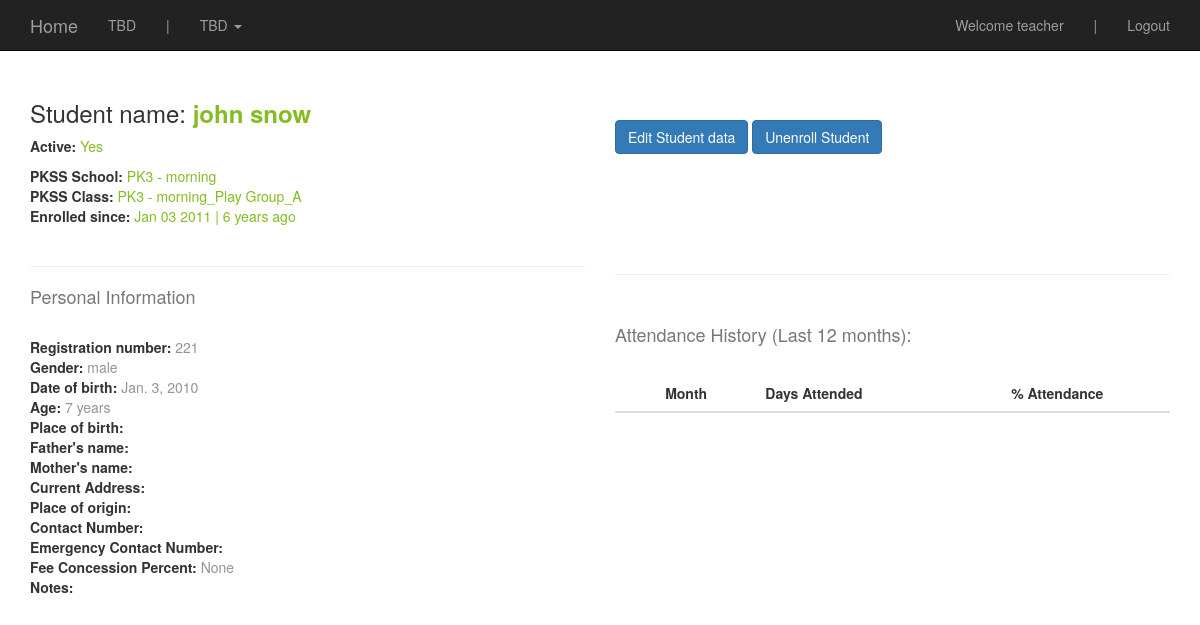
The app's page /student_profile/8/ (signed in) with its own data.
### students/models.py (models this page shows, shortened)
class Student(models.Model):
	registration_number = models.IntegerField(null=False, blank=False)
	first_name = models.CharField(max_length=255)
	last_name = models.CharField(max_length=255)
	GENDER_CHOICES = (
		('male', 'male'),
		('female', 'female'),
	)
	gender =  models.CharField(max_length=12, choices=GENDER_CHOICES, null=False, blank=False)
	date_of_birth = models.DateField(auto_now=False, auto_now_add=False)
	place_of_birth = models.CharField(max_length=255, null=True, blank=True)
	fathers_name = models.CharField(max_length=255, null=True, blank=True)
	mothers_name = models.CharField(max_length=255, null=True, blank=True)
	address_current =  models.CharField(max_length=255, null=True, blank=True)
	address_origin =  models.CharField(max_length=255, null=True, blank=True)
	contact_number =  models.CharField(max_length=255, null=True, blank=True)
	emergency_contact_number =  models.CharField(max_length=255, null=True, blank=True)
	date_joined = models.DateField(auto_now=False, auto_now_add=False)
	pkss_school = models.ForeignKey('schools.School')
	pkss_class = models.ForeignKey('classes.Class')
	enrollment_notes = models.TextField(max_length=2500, null=True, blank=True)
	fee_concession_percent = models.IntegerField(null=True, blank=True)
	currently_enrolled = models.BooleanField(default=True)
	date_left = models.DateField(auto_now=False, auto_now_add=False, null=True, blank=True)
	REASON_LEFT_CHOICES = (
		('gone_to_regular_school', 'gone_to_regular_school'),
		('started_work', 'started_work'),
		('returned_to_village', 'returned_to_village'),
		('returned_to_country', 'returned_to_country'),
		('changed_location', 'changed_location'),
		('stay_at_home', 'stay_at_home'),
		('other', 'other'),
	)
	reason_left =  models.CharField(max_length=30, choices=REASON_LEFT_CHOICES, null=True, blank=True)

### schools/models.py (models this page shows, shortened)
class School(models.Model):
        school_name = models.CharField(max_length=255)
        shift = models.CharField(max_length=255)
        school_address = models.CharField(max_length=255)
        city = models.CharField(max_length=255)
        date_opened = models.DateField(auto_now=False, auto_now_add=False)
        def __unicode__(self):
            return self.school_name

### classes/models.py (models this page shows, shortened)
class Class(models.Model):
	school = models.ForeignKey('schools.School')
	CLASS_CHOICES = (
		('Play Group', 'Play Group'),
		('Nursery', 'Nursery'),
		('M1', 'M1'),
		('M2', 'M2'),
		('Class 3', 'Class 3'),
		('Class 4', 'Class 4'),
		('Class 5', 'Class 5'),
		('Class 6', 'Class 6'),
	)
	class_name = models.CharField(max_length=255, choices=CLASS_CHOICES)
	SECTION_CHOICES = (
		('A', 'A'),
		('B', 'B'),
		('C', 'C'),
		('D', 'D'),
	)
	section = models.CharField(max_length=255, choices=SECTION_CHOICES, default='A')
	school_class_section = models.CharField(max_length=255, null=True, blank=True)
	teacher = models.ForeignKey('teachers.Teacher')
	def __unicode__(self):
		return self.school_class_section
	class Meta:
		unique_together = ("school", "class_name", "section")

### students/views.py (the view)
# urls.py: url(r'^student_profile/(?P<pk>\d+)/$', st.student_profile_details, name='std_profile'),
@login_required
def student_profile_details(request, pk=None):
	std = get_object_or_404(Student, pk=pk) #student object
	context = {
	"std": std,  #update this
	}
	return render(request, "student_profile_details.html", context)

### templates/student_profile_details.html (shortened to what this page needs)
{% extends "base.html" %}
{% block content %}
 <div class='container'>
<br>
 	<div class='row'>
		<div class='col-sm-6'>
			<br>
	 		<h3> Student name: <b style="color:#85BC22"> {{std.first_name}} {{std.last_name}} </b></h3>
	 		<p><b>Active: </b><z style="color:#85BC22">
	 			{% if std.currently_enrolled is True %} Yes {% endif %}
	 		</z><br></p>
			<b>PKSS School:</b><z style="color:#85BC22"> {{std.pkss_school}}</z><br>
			<b>PKSS Class:</b><z style="color:#85BC22"> {{std.pkss_class}}</z>		<br>
			<b>Enrolled since:</b><z style="color:#85BC22"> {{std.date_joined|date:"M d Y"}} | {{std.date_joined|timesince}} ago </z>
	 		<br>
	 		<br>
	 		<hr>
	 		<h4>Personal Information</h4>
	 		<br>
	 		<b>Registration number:</b><z style="color:#939393"> {{std.registration_number}}</z><br>
	 		<b>Gender:</b><z style="color:#939393"> {{std.gender}}</z><br>
	 		<b>Date of birth:</b><z style="color:#939393"> {{std.date_of_birth}}</z><br>
	 		<b>Age:</b><z style="color:#939393"> {{std.date_of_birth|timesince}}</z><br>
	 		<b>Place of birth:</b><z style="color:#939393"> {{std.place_of_birth}}</z><br>
	 		<b>Father's name:</b><z style="color:#939393"> {{std.fathers_name}}</z><br>
	 		<b>Mother's name:</b><z style="color:#939393"> {{std.mothers_name}}</z><br>
	 		<b>Current Address:</b><z style="color:#939393"> {{std.address_current}}</z><br>
	 		<b>Place of origin:</b><z style="color:#939393"> {{std.address_origin}}</z><br>
	 		<b>Contact Number:</b><z style="color:#939393"> {{std.contact_number}}</z><br>
	 		<b>Emergency Contact Number:</b><z style="color:#939393"> {{std.emergency_contact_number}}</z><br>
	 		<b>Fee Concession Percent:</b><z style="color:#939393"> {{std.fee_concession_percent}}</z><br>
	 		<b>Notes:</b><z style="color:#939393"> {{std.enrollment_notes}}</z><br>
 		</div>
 		<div class='col-sm-6'>
 			<br>
 			<br><br>
 			<a href='{% url "edit_std_profile" std.pk %}' class="btn btn-primary" role="button">
		 	Edit Student data</a>
		 	<a href='{% url "unenroll_std_profile" std.pk %}' class="btn btn-primary" role="button">
		 	Unenroll Student</a>
	 		<br><br><br>
	 		<br>
	 		<br>
	 		<br>
	 		<hr>
 			<br>
 			<h4>Attendance History (Last 12 months):</h4>
 			<br>
 			<table class="table">
			      <THEAD>
			        <TR>
			          <TH style="text-align:center" width="30">Month</TH>
			          <TH style="text-align:left" width="20"> Days Attended</TH>
			          <TH style="text-align:center" width="20"> % Attendance</TH>
			        </TR>
			      </THEAD>
			    </TABLE>
 		</div>
	</div>
</div>
{% endblock %}

### templates/navbar.html (shortened to what this page needs)
    <nav class="navbar navbar-inverse navbar-fixed-top">
      <div class="container">
        <div class="navbar-header">
          <a class="navbar-brand" href='{% url "user_homepage" %}'>Home</a>
        </div>
        <div id="navbar" class="navbar-collapse collapse">
        <ul class="nav navbar-nav">
                <li><a href=''>TBD</a></li>
                <li><a href=''>|</a></li>
                <li class="dropdown">
                <a href="#" class="dropdown-toggle" data-toggle="dropdown" role="button" aria-haspopup="true" aria-expanded="false"> TBD <span class="caret"></span></a>
              </li>
            </ul>
          <ul class="nav navbar-nav navbar-right">
          {% if request.user.is_authenticated  %}
            <li><a href=''>Welcome {{request.user}}</a></li>
             <li><a href=''>|</a></li>
              <li><a href='{% url "logout" %}'>Logout</a></li>
          {% endif %}
          </ul>
        </div>
      </div>
    </nav>

### static/css/base.css (style rules this page uses)
h4 { color: #777777; }
.navbar { margin-bottom:0; }

### records on screen
Student: first_name "john", last_name "snow", pkss_school "PK3 - morning", pkss_class "PK3 - morning_Play Group_A", date_joined "Jan 03 2011", date_joined "6 years", registration_number "221", gender "male", date_of_birth "Jan. 3, 2010", date_of_birth "7 years", fee_concession_percent "None"

### other values on screen
{{ request.user }} "teacher"
